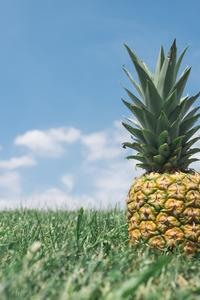
#> input picture img2.jpg, 200 x 300 px, given in place of img1.jpg, which was not available
$ python main.py
#> lines starting #> are read from the running program, lines starting #| are printed output that depends on the picture; pictures that were not available may be replaced by others from this repository, and a replacement may not be noted
# Zeynel Abiddin Aydar 02205076039


import cv2
import numpy as np
import matplotlib.pyplot as plt


img1 = cv2.imread("img1.jpg")
#> img1 is the input picture: shape (300, 200, 3); mean B, G, R 154.1, 154, 127.9
shape = img1.shape
#> shape = (300, 200, 3)
cv2.imshow('img1', img1)


resim_gray = cv2.cvtColor(img1, cv2.COLOR_BGR2GRAY)
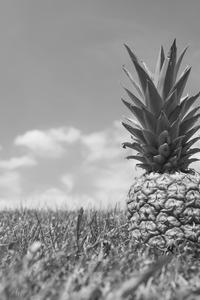
#> resim_gray: shape (300, 200); min 14, max 250, mean 146.2
cv2.imshow('resim gri', resim_gray)


H = np.zeros(shape=(256,1))
for i in range(shape[0]):
    for j in range(shape[1]):
        k = resim_gray[i,j]
        H[k,0] = H[k,0]+1
#> after the loop, H = 256 values, max 1658 at index 155, min 0 at index 0, mean 234.4


plt.plot(H)
plt.show()
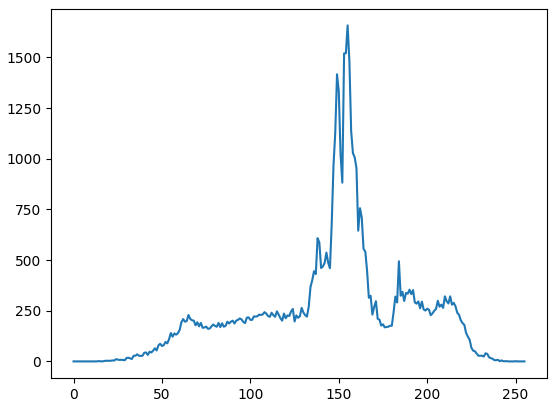
#> figure drawn by matplotlib, 1 panel; curve peaks at x = 155, y = 1658
cv2.waitKey(0)


########################################################################################################################


img2 = cv2.imread('img2.jpg')
cv2.imshow('resim', img2)


img_0 = cv2.imread('img2.jpg',0)
#> img_0: shape (300, 200); min 13, max 251, mean 146.2
cv2.imshow('resim-0', img_0)


[h, w] = img_0.shape
#> h = 300; w = 200
img2 = np.zeros([h, w], dtype=np.uint8)
for i in range(h):
    for j in range(w):
        img2[i, j] = 255 - img_0[i, j]
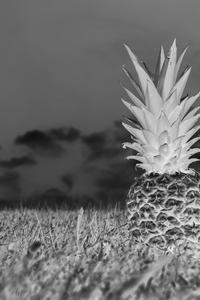
#> img2: shape (300, 200); min 4, max 242, mean 108.8


cv2.imshow("Ters resim", img2)
cv2.waitKey()
